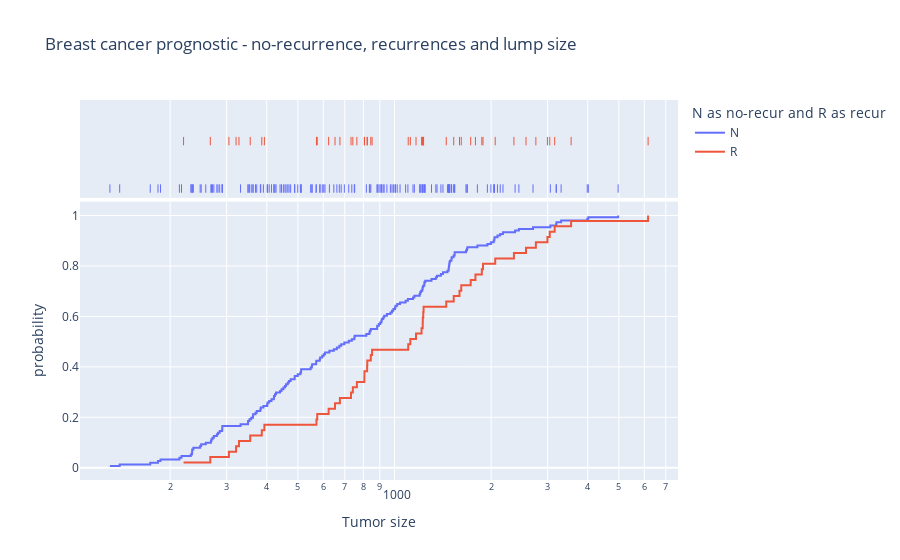

The code cell stored with this chart in its notebook:
### Code cell
fig6 = px.ecdf(df, x="volume", color="Outcome", log_x=True,
               labels={'Outcome':'N as no-recur and R as recur', 'volume': 'Tumor size'}, 
                title = 'Breast cancer prognostic - no-recurrence, recurrences and lump size', 
                hover_name='Outcome',
                markers = False,
                lines = True,
                marginal="rug")
fig6.show()

### Figure 1 — Plotly figure (JSON) as saved in the notebook; plotly's stock layout.template omitted (floating-point values rounded to 4 significant figures; data arrays with more than 128 entries replaced by an {"elided": "..."} marker saying what was removed)
{"data": [{"hovertemplate": "<b>%{hovertext}</b><br><br>N as no-recur and R as recur=N<br>Tumor size=%{x}<br>probability=%{y}<extra></extra>", "hovertext": {"elided": "151 str values"}, "legendgroup": "N", "line": {"dash": "solid", "shape": "hv"}, "marker": {"color": "#636efa", "symbol": "circle"}, "mode": "lines", "name": "N", "orientation": "v", "showlegend": true, "type": "scatter", "x": {"elided": "151 float values"}, "xaxis": "x", "y": {"elided": "151 float values"}, "yaxis": "y"}, {"alignmentgroup": "True", "boxpoints": "all", "fillcolor": "rgba(255,255,255,0)", "hoveron": "points", "hovertemplate": "<b>%{hovertext}</b><br><br>N as no-recur and R as recur=N<br>Tumor size=%{x}<extra></extra>", "hovertext": {"elided": "151 str values"}, "jitter": 0, "legendgroup": "N", "line": {"color": "rgba(255,255,255,0)"}, "marker": {"color": "#636efa", "symbol": "line-ns-open"}, "name": "N", "offsetgroup": "N", "showlegend": false, "type": "box", "x": {"elided": "151 float values"}, "xaxis": "x2", "yaxis": "y2"}, {"hovertemplate": "<b>%{hovertext}</b><br><br>N as no-recur and R as recur=R<br>Tumor size=%{x}<br>probability=%{y}<extra></extra>", "hovertext": ["R", "R", "R", "R", "R", "R", "R", "R", "R", "R", "R", "R", "R", "R", "R", "R", "R", "R", "R", "R", "R", "R", "R", "R", "R", "R", "R", "R", "R", "R", "R", "R", "R", "R", "R", "R", "R", "R", "R", "R", "R", "R", "R", "R", "R", "R", "R"], "legendgroup": "R", "line": {"dash": "solid", "shape": "hv"}, "marker": {"color": "#EF553B", "symbol": "circle"}, "mode": "lines", "name": "R", "orientation": "v", "showlegend": true, "type": "scatter", "x": [220.2, 266.8, 305.0, 321.0, 327.7, 355.3, 386.0, 393.3, 571.4, 574.6, 623.5, 652.8, 676.1, 732.2, 741.7, 763.6, 805.7, 806.1, 821.9, 822.8, 843.7, 851.6, 1104.0, 1121.0, 1167.0, 1214.0, 1224.0, 1225.0, 1229.0, 1232.0, 1450.0, 1529.0, 1594.0, 1614.0, 1728.0, 1787.0, 1871.0, 1887.0, 2060.0, 2356.0, 2569.0, 2758.0, 2996.0, 3046.0, 3156.0, 3550.0, 6168.0], "xaxis": "x", "y": [0.02128, 0.04255, 0.06383, 0.08511, 0.1064, 0.1277, 0.1489, 0.1702, 0.1915, 0.2128, 0.234, 0.2553, 0.2766, 0.2979, 0.3191, 0.3404, 0.3617, 0.383, 0.4043, 0.4255, 0.4468, 0.4681, 0.4894, 0.5106, 0.5319, 0.5532, 0.5745, 0.5957, 0.617, 0.6383, 0.6596, 0.6809, 0.7021, 0.7234, 0.7447, 0.766, 0.7872, 0.8085, 0.8298, 0.8511, 0.8723, 0.8936, 0.9149, 0.9362, 0.9574, 0.9787, 1], "yaxis": "y"}, {"alignmentgroup": "True", "boxpoints": "all", "fillcolor": "rgba(255,255,255,0)", "hoveron": "points", "hovertemplate": "<b>%{hovertext}</b><br><br>N as no-recur and R as recur=R<br>Tumor size=%{x}<extra></extra>", "hovertext": ["R", "R", "R", "R", "R", "R", "R", "R", "R", "R", "R", "R", "R", "R", "R", "R", "R", "R", "R", "R", "R", "R", "R", "R", "R", "R", "R", "R", "R", "R", "R", "R", "R", "R", "R", "R", "R", "R", "R", "R", "R", "R", "R", "R", "R", "R", "R"], "jitter": 0, "legendgroup": "R", "line": {"color": "rgba(255,255,255,0)"}, "marker": {"color": "#EF553B", "symbol": "line-ns-open"}, "name": "R", "offsetgroup": "R", "showlegend": false, "type": "box", "x": [220.2, 266.8, 305.0, 321.0, 327.7, 355.3, 386.0, 393.3, 571.4, 574.6, 623.5, 652.8, 676.1, 732.2, 741.7, 763.6, 805.7, 806.1, 821.9, 822.8, 843.7, 851.6, 1104.0, 1121.0, 1167.0, 1214.0, 1224.0, 1225.0, 1229.0, 1232.0, 1450.0, 1529.0, 1594.0, 1614.0, 1728.0, 1787.0, 1871.0, 1887.0, 2060.0, 2356.0, 2569.0, 2758.0, 2996.0, 3046.0, 3156.0, 3550.0, 6168.0], "xaxis": "x2", "yaxis": "y2"}], "layout": {"legend": {"title": {"text": "N as no-recur and R as recur"}, "tracegroupgap": 0}, "title": {"text": "Breast cancer prognostic - no-recurrence, recurrences and lump size"}, "xaxis": {"anchor": "y", "domain": [0, 1], "title": {"text": "Tumor size"}, "type": "log"}, "xaxis2": {"anchor": "y2", "domain": [0, 1], "matches": "x", "showgrid": true, "showticklabels": false, "type": "log"}, "yaxis": {"anchor": "x", "domain": [0, 0.7326], "title": {"text": "probability"}}, "yaxis2": {"anchor": "x2", "domain": [0.7426, 1], "matches": "y2", "showgrid": false, "showline": false, "showticklabels": false, "ticks": ""}}}
